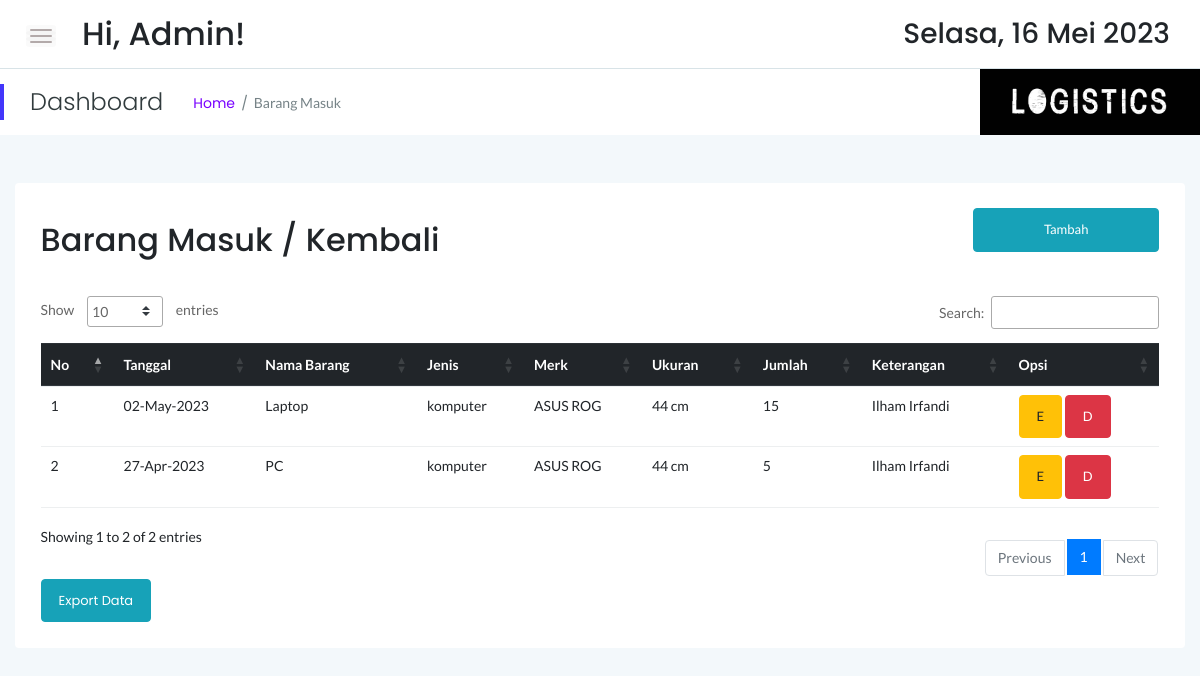
/stock/masuk.php (signed in), run on the app's committed database.
### tables this page shows
CREATE TABLE `sbrg_masuk` (
  `id` int(11) NOT NULL,
  `idx` int(11) NOT NULL,
  `tgl` date NOT NULL,
  `jumlah` int(11) NOT NULL,
  `keterangan` text NOT NULL
);

CREATE TABLE `sstock_brg` (
  `idx` int(11) NOT NULL,
  `nama` varchar(55) NOT NULL,
  `jenis` varchar(30) NOT NULL,
  `merk` varchar(40) NOT NULL,
  `ukuran` varchar(20) NOT NULL,
  `stock` int(12) NOT NULL,
  `satuan` varchar(10) NOT NULL,
  `lokasi` varchar(55) NOT NULL
);

### stock/masuk.php (the view, shortened to what this page needs)
<!doctype html>
<html class="no-js" lang="en">
<?php
    include '../dbconnect.php';
	?>
<head>
    <link rel="stylesheet" href="assets/css/bootstrap.min.css">
    <link rel="stylesheet" href="assets/css/font-awesome.min.css">
    <link rel="stylesheet" href="assets/css/themify-icons.css">
    <link rel="stylesheet" href="assets/css/metisMenu.css">
    <link rel="stylesheet" href="assets/css/owl.carousel.min.css">
    <link rel="stylesheet" href="assets/css/slicknav.min.css">
    <link rel="stylesheet" href="https://www.amcharts.com/lib/3/plugins/export/export.css" type="text/css" media="all" />
	<link rel="stylesheet" type="text/css" href="https://cdn.datatables.net/1.10.19/css/jquery.dataTables.min.css">
    <link rel="stylesheet" type="text/css" href="https://cdn.datatables.net/1.10.19/css/jquery.dataTables.css">
    <link rel="stylesheet" type="text/css" href="https://cdn.datatables.net/1.10.18/css/dataTables.bootstrap4.min.css">
    <link rel="stylesheet" type="text/css" href="https://cdn.datatables.net/responsive/2.2.3/css/responsive.bootstrap.min.css">
    <link rel="stylesheet" type="text/css" href="https://cdn.datatables.net/responsive/2.2.3/css/responsive.jqueryui.min.css">
	<link rel="stylesheet" type="text/css" href="https://cdn.datatables.net/buttons/1.5.2/css/buttons.dataTables.min.css">
    <link rel="stylesheet" href="assets/css/typography.css">
    <link rel="stylesheet" href="assets/css/default-css.css">
    <link rel="stylesheet" href="assets/css/styles.css">
    <link rel="stylesheet" href="assets/css/responsive.css">
</head>
<body>
    <div class="page-container">
        <div class="main-content">
            <div class="header-area">
                <div class="row align-items-center">
                    <div class="col-md-6 col-sm-8 clearfix">
                        <div class="nav-btn pull-left">
                            <span></span>
                            <span></span>
                            <span></span>
                        </div>
                        <div class="search-box pull-left">
                            <form action="#">
                                <h2>Hi, <?=$_SESSION['user'];?>!</h2>
                            </form>
                        </div>
                    </div>
                    <div class="col-md-6 col-sm-4 clearfix">
                        <ul class="notification-area pull-right">
                            <li><h3><div class="date">
						</b></div></h3>
						</li>
                        </ul>
                    </div>
                </div>
            </div>
            <div class="page-title-area">
                <div class="row align-items-center">
                    <div class="col-sm-6">
                        <div class="breadcrumbs-area clearfix">
                            <h4 class="page-title pull-left">Dashboard</h4>
                            <ul class="breadcrumbs pull-left">
                                <li><a href="index.php">Home</a></li>
                                <li><span>Barang Masuk</span></li>
                            </ul>
                        </div>
                    </div>
                    <div class="col-sm-6 clearfix">
                        <div class="user-profile pull-right" style="color:black; padding:0px;">
                            <img src="log.jpg" width="220px" class="user-name dropdown-toggle" data-toggle="dropdown"\>
                        </div>
                    </div>
                </div>
            </div>
            <div class="main-content-inner">
                <div class="row mt-5 mb-5">
                    <div class="col-12">
                        <div class="card">
                            <div class="card-body">
                                <div class="d-sm-flex justify-content-between align-items-center">
									<h2>Barang Masuk / Kembali</h2>
									<button style="margin-bottom:20px" data-toggle="modal" data-target="#myModal" class="btn btn-info col-md-2"><span class="glyphicon glyphicon-plus"></span>Tambah</button>
                                </div>
                                <div class="market-status-table mt-4">
                                    <div class="table-responsive">
										 <table id="dataTable3" class="table table-hover"><thead class="thead-dark">
											<tr>
												<th>No</th>
												<th>Tanggal</th>
												<th>Nama Barang</th>
												<th>Jenis</th>
												<th>Merk</th>
												<th>Ukuran</th>
												<th>Jumlah</th>
												<th>Keterangan</th>
												<th>Opsi</th>
											</tr></thead><tbody>
											<?php
											$brg=mysqli_query($conn,"SELECT * from sbrg_masuk sb, sstock_brg st where st.idx=sb.idx order by sb.id DESC");
											$no=1;
											while($b=mysqli_fetch_array($brg)){
                                                $id = $b['id'];
												?>
												<tr>
													<td><?php echo $no++ ?></td>
													<td><?php $tanggals=$b['tgl']; echo date("d-M-Y", strtotime($tanggals)) ?></td>
													<td><?php echo $b['nama'] ?></td>
													<td><?php echo $b['jenis'] ?></td>
													<td><?php echo $b['merk'] ?></td>
													<td><?php echo $b['ukuran'] ?></td>
													<td><?php echo $b['jumlah'] ?></td>
													<td><?php echo $b['keterangan'] ?></td>
                                                    <td><button data-toggle="modal" data-target="#edit<?=$id;?>" class="btn btn-warning">E</button> <button data-toggle="modal" data-target="#del<?=$id;?>" class="btn btn-danger">D</button></td>
												</tr>
												<?php
											}
											?>
										</tbody>
										</table>
                                    </div>
									<a href="exportbrgmsk.php" target="_blank" class="btn btn-info">Export Data</a>
                                </div>
                            </div>
                        </div>
                    </div>
                </div>
            </div>
        </div>
    </div>
</body>
</html>

### stock/assets/css/styles.css (style rules this page uses)
.page-container { width: 100%; height: 100%; min-height: 100vh; padding-left: 280px; -webkit-transition: padding-left 0.3s ease 0s; transition: padding-left 0.3s ease 0s; }
.card { border: none; border-radius: 4px; background-color: #fff; -webkit-transition: all 0.3s ease 0s; transition: all 0.3s ease 0s; }
.card-body { padding: 25.6px; padding: 1.6rem; }
.main-content { width: 100%; background: #F3F8FB; }
.main-content-inner { padding: 0 30px 50px; }
.header-area { padding: 15px 30px; background: #fff; border-bottom: 1px solid #d8e3e7; }
.nav-btn { margin-right: 30px; margin-top: 10px; cursor: pointer; }
.nav-btn span { display: block; width: 22px; height: 2px; background: #b3aaaa; margin: 4px 0; border-radius: 15px; -webkit-transition: all 0.3s ease 0s; transition: all 0.3s ease 0s; box-shadow: 0 0 0 4px rgba(99, 96, 96, 0.03); }
.search-box form { position: relative; }
.notification-area { -webkit-user-select: none; -moz-user-select: none; -ms-user-select: none; user-select: none; position: relative; z-index: 1; }
.notification-area li { display: inline-block; margin-left: 20px; cursor: pointer; -webkit-user-select: none; -moz-user-select: none; -ms-user-select: none; user-select: none; }
.page-title-area { padding: 0 30px; background: #fff; position: relative; }
.page-title-area:before { content: ''; position: absolute; left: 0; top: 50%; width: 4px; height: 36px; background: var(--primary-color); -webkit-transform: translateY(-50%); transform: translateY(-50%); }
.page-title { font-size: 24px; font-weight: 300; color: #313b3d; letter-spacing: 0; margin-right: 30px; }
ul.breadcrumbs { margin-top: 4px; }
.breadcrumbs li { display: inline-block; }
.breadcrumbs li a, .breadcrumbs li span { display: block; font-size: 14px; font-weight: 400; color: #7801ff; letter-spacing: 0; margin-right: 16px; position: relative; }
.breadcrumbs li a:before { content: '/'; color: #768387; position: absolute; right: -13px; top: 0; }
.breadcrumbs li span { margin-right: 0; color: #768387; text-transform: capitalize; }
.user-profile { margin-right: -30px; display: -webkit-box; display: -ms-flexbox; display: flex; -webkit-box-align: center; -ms-flex-align: center; align-items: center; -ms-flex-wrap: wrap; flex-wrap: wrap; background: -webkit-linear-gradient(left, #8914fe 0%, #8063f5 100%); background: linear-gradient(to right, #8914fe 0%, #8063f5 100%); padding: 17px 38px; position: relative; }
.user-name { font-size: 17px; font-weight: 500; color: #fff; letter-spacing: 0; cursor: pointer; -webkit-user-select: none; -moz-user-select: none; -ms-user-select: none; user-select: none; }
.notification-area .dropdown-toggle, .user-name.dropdown-toggle { position: relative; }
.notification-area .dropdown-toggle:after, .user-name.dropdown-toggle:after { display: none; }
.market-status-table { overflow: hidden; }
.btn { padding: 11px 17px; font-size: 13px; letter-spacing: 0; }
table tr th { border-bottom: none; }
table tr th, table tr td { border-top: 1px solid rgba(120, 130, 140, 0.13) !important; }
table.dataTable.no-footer { border-bottom: 1px solid rgba(120, 130, 140, 0.13) !important; }
table.dataTable thead th, table.dataTable thead td { border-bottom-color: transparent; }

### stock/assets/css/responsive.css (style rules this page uses)
@media (min-width: 1200px) and (max-width: 1364px) { .main-content-inner { padding: 0 15px 50px; } }
@media (min-width: 1200px) and (max-width: 1364px) { .page-container, .sbar_collapsed.page-container { padding-left: 0; } }

### data on the page
sbrg_masuk: tgl "02-May-2023", sstock_brg.nama "Laptop", sstock_brg.jenis "komputer", sstock_brg.merk "ASUS ROG", sstock_brg.ukuran "44 cm", jumlah "15", keterangan "Ilham Irfandi"
sbrg_masuk: tgl "27-Apr-2023", sstock_brg.nama "PC", sstock_brg.jenis "komputer", sstock_brg.merk "ASUS ROG", sstock_brg.ukuran "44 cm", jumlah "5", keterangan "Ilham Irfandi"

### other printed values
$_SESSION['user'] "Admin"
